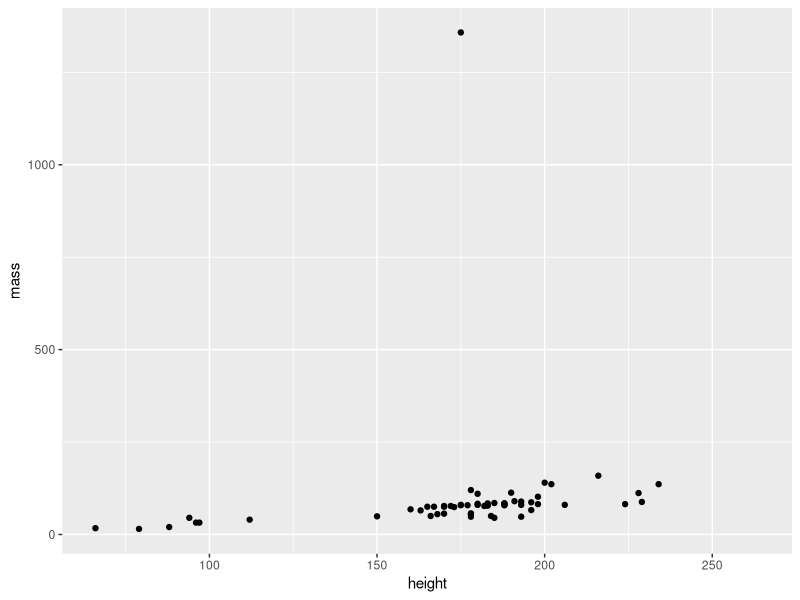
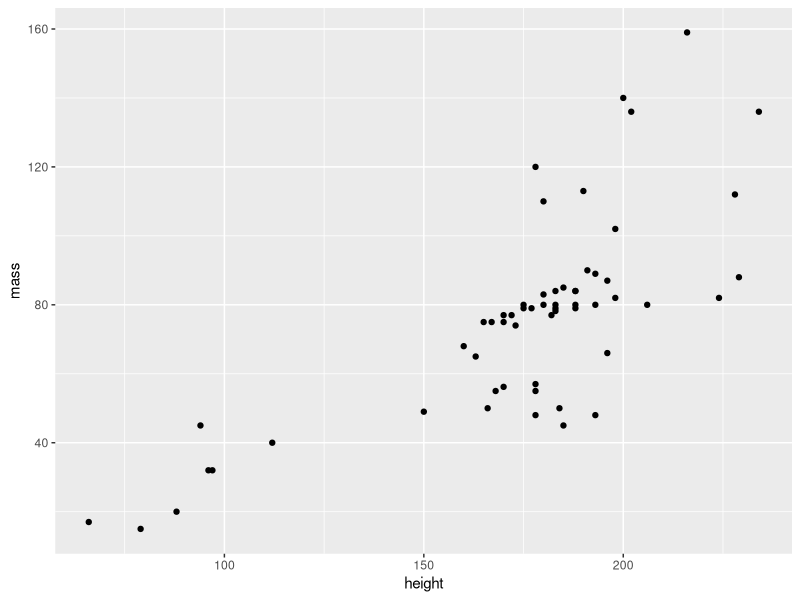
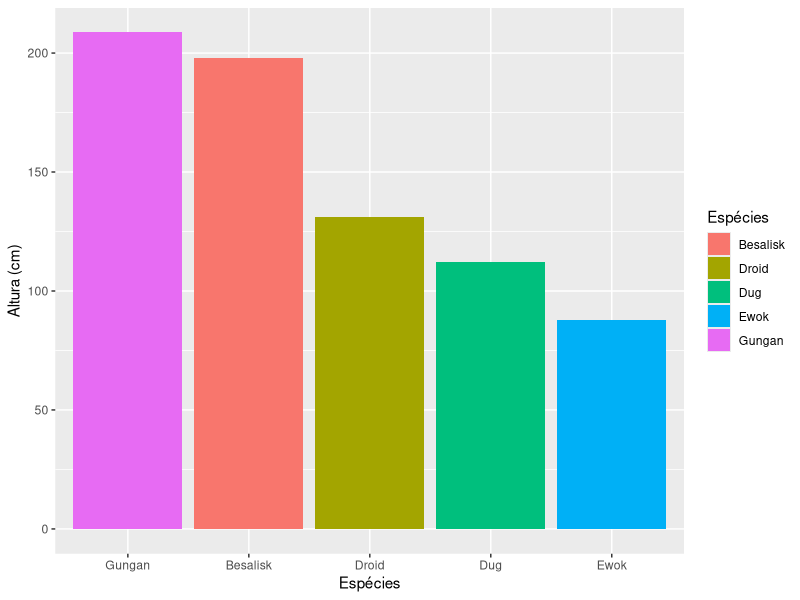
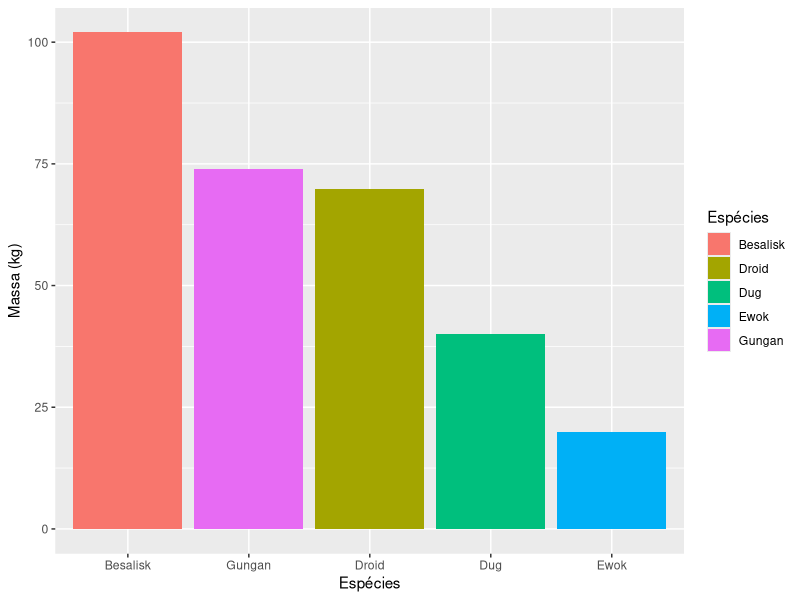
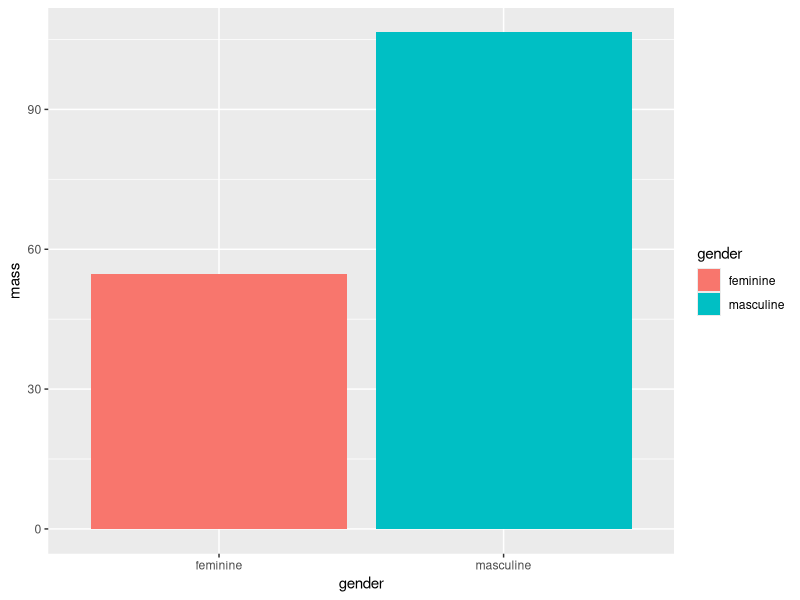
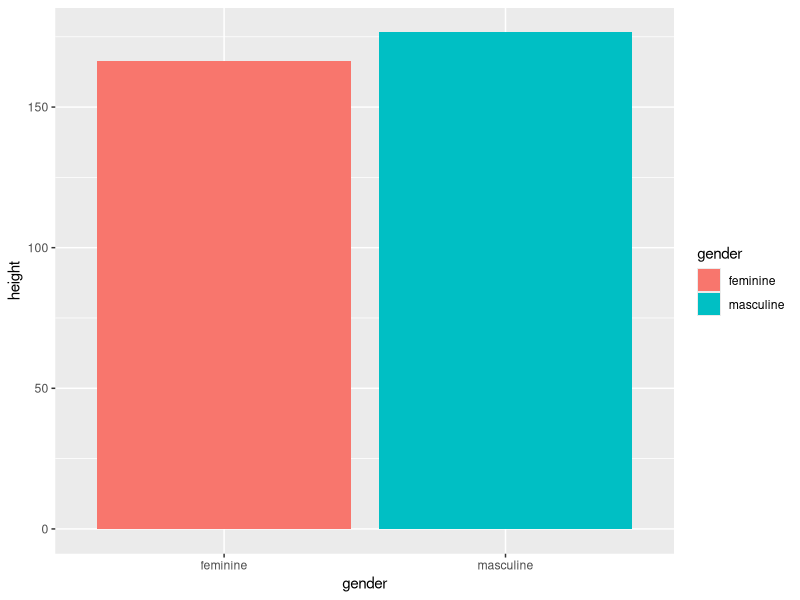
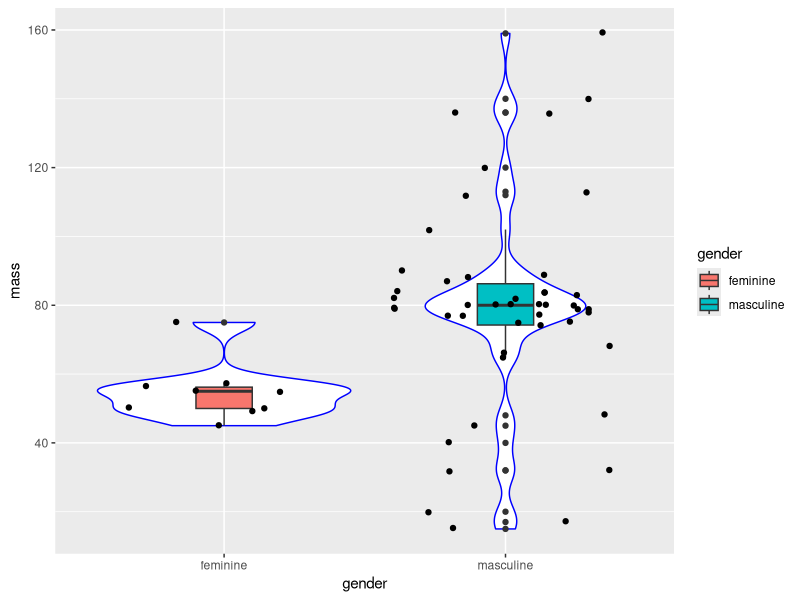
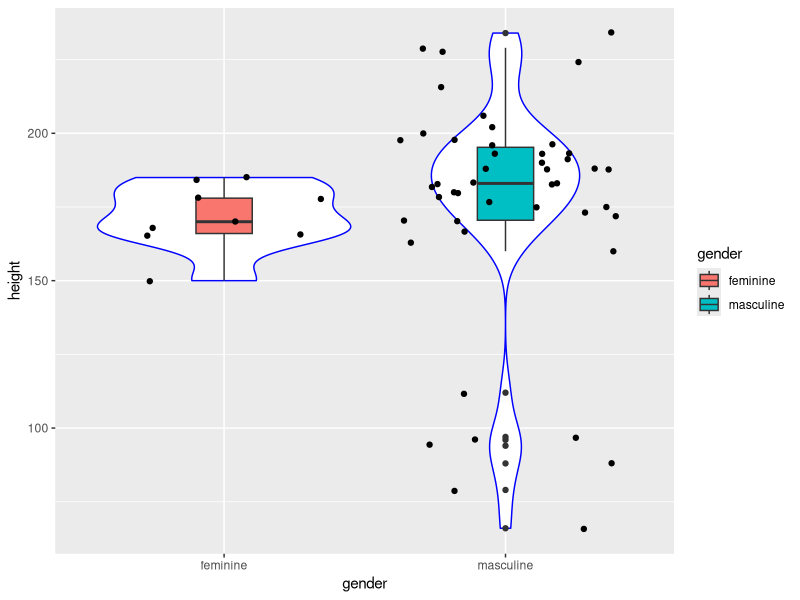

R code for these plots, in order:

# Pacotes tidyverse - Prática -----------------------------------------------------------------------------------------------------------------------------
# Autoria do script: Jeanne Franco ---------------------------------------------------------------------------------------------------------
# Data: 17/03/2022 -------------------------------------------------------------------------------------------------------------------------

# Carregar pacotes -------------------------------------------------------------------------------------------------------------------------

library(dplyr)
library(ggplot2)

# Carregar dados ---------------------------------------------------------------------------------------------------------------------------

dados <- starwars
View(dados)

# Manipulação de dados 1 -------------------------------------------------------------------------------------------------------------------

dados %>%
  select(mass, hair_color) %>%
  filter(hair_color == "brown")

dados %>%
  select(height, hair_color) %>%
  filter(hair_color == "brown")

dados_1 <- dados %>%
  select(height, mass) %>%
  summarise_at(c("height", "mass"), list(max, min), na.rm = TRUE) 
dados_1

dados_2 <- dados %>%
  select(height, mass) 
dados_2

# Gráfico 1 --------------------------------------------------------------------------------------------------------------------------------

ggplot(dados_2, aes(x = height, y = mass)) +
  geom_point()

# Manipulação de dados 2 -------------------------------------------------------------------------------------------------------------------

dados_2 <- dados %>%
  select(height, mass) %>%
  filter(mass != 1358) # Elimina o valor máximo (outlier que impede ver a tendência)
dados_2

# Gráfico 2 --------------------------------------------------------------------------------------------------------------------------------

ggplot(dados_2, aes(x = height, y = mass)) +
  geom_point()

# Manipulação de dados 3 -------------------------------------------------------------------------------------------------------------------

dados_3 <- dados %>%
  select(height, mass, species) %>%
  filter(species %in% c("Besalisk", "Dug", "Gungan", "Ewok", "Droid")) %>%
  group_by(species) %>%
  summarise_all(list(mean), na.rm = TRUE)
dados_3

# Gráficos 3 -------------------------------------------------------------------------------------------------------------------------------

plot_altura <- ggplot(dados_3, aes(x = species, y = height)) +
  geom_col(aes(fill = species)) +
  scale_x_discrete(limits = c("Gungan", "Besalisk", "Droid", "Dug", "Ewok")) +
  scale_fill_discrete(name = "Espécies") +
  labs(x = "Espécies", y = "Altura (cm)")
plot_altura

plot_massa <- ggplot(dados_3, aes(x = species, y = mass)) +
  geom_col(aes(fill = species)) +
  scale_x_discrete(limits = c("Besalisk", "Gungan", "Droid", "Dug", "Ewok")) +
  scale_fill_discrete(name = "Espécies") +
  labs(x = "Espécies", y = "Massa (kg)")
plot_massa

# Manipulação de dados 4 -------------------------------------------------------------------------------------------------------------------

dados_4 <- dados %>%
  select(gender, mass, height) %>%
  filter(gender %in% c("feminine", "masculine")) %>%
  group_by(gender) %>%
  summarise_all(list(mean), na.rm = TRUE)
dados_4  

# Gráficos 4 -------------------------------------------------------------------------------------------------------------------------------

massa_genero <- ggplot(dados_4, aes(x = gender, y = mass)) +
  geom_col(aes(fill = gender))
massa_genero

altura_genero <- ggplot(dados_4, aes(x = gender, y = height)) +
  geom_col(aes(fill = gender))
altura_genero

# Manipulação de dados 5 -------------------------------------------------------------------------------------------------------------------

dados_5 <- dados %>%
  select(gender, mass, height) %>%
  filter(gender %in% c("feminine", "masculine")) %>%
  filter(mass != 1358)
dados_5

# Gráficos 5 -------------------------------------------------------------------------------------------------------------------------------

massa_genero_box <- ggplot(dados_5, aes(x = gender, y = mass)) +
  geom_violin(col = "blue") +
  geom_boxplot(aes(fill = gender), width = 0.2) +
  geom_jitter()
massa_genero_box

altura_genero_box <- ggplot(dados_5, aes(x = gender, y = height)) +
  geom_violin(col = "blue") +
  geom_boxplot(aes(fill = gender), width = 0.2) +
  geom_jitter()
altura_genero_box

# Manipulação de dados 6 -------------------------------------------------------------------------------------------------------------------

dados_6 <- dados %>%
  select(species, birth_year) %>%
  filter(species %in% c("Human", "Droid", "Wookiee", "Ewok", "Cerean")) %>%
  group_by(species) %>%
  summarise(mean(birth_year, na.rm = TRUE))
dados_6
  
dados_6 <- dados %>%
  select(species, birth_year) %>%
  filter(species %in% c("Human", "Droid", "Wookiee", "Ewok", "Cerean")) %>%
  group_by(species) %>%
  summarise_all(list(mean), na.rm = TRUE)
dados_6

# Gráfico 6 -------------------------------------------------------------------------------------------------------------------------------

ggplot(dados_6, aes(x = species, y = birth_year)) +
  geom_col(aes(fill = species)) +
  scale_x_discrete(limits = c("Wookiee", "Cerean", "Human", "Droid", "Ewok"))

# Manipulação de dados 7 -------------------------------------------------------------------------------------------------------------------

dados_7 <- dados %>%
  select(height, mass, birth_year, skin_color) %>%
  filter(skin_color %in% c("green", "red", "blue", "brown", "dark")) %>%
  group_by(skin_color) %>%
  summarise_at(c("height", "mass", "birth_year"), list(mean), na.rm = TRUE)
dados_7

# Gráficos 7 -------------------------------------------------------------------------------------------------------------------------------

altura_pele <- ggplot(dados_7, aes(x = skin_color, y = height)) +
  geom_col(fill = "#cab2d6") +
  scale_x_discrete(limits = c("green", "brown", "red", "dark", "blue")) +
  theme_light()
altura_pele

massa_pele <- ggplot(dados_7, aes(x = skin_color, y = mass)) +
  geom_col(fill = "#cab2d6") +
  scale_x_discrete(limits = c("blue", "dark", "green", "red", "brown")) +
  theme_light()
massa_pele

idade_pele <- ggplot(dados_7, aes(x = skin_color, y = birth_year)) +
  geom_col(fill = "#cab2d6") +
  scale_x_discrete(limits = c("brown", "blue", "dark", "red", "green")) +
  theme_light()
idade_pele

# Manipulação de dados 8 -------------------------------------------------------------------------------------------------------------------

dados_8 <- dados %>%
  select(mass, sex) %>%
  filter(sex %in% c("male", "female", "hermaphroditic")) %>%
  group_by(sex) %>%
  summarise(media_massa = mean(mass, na.rm = TRUE))
dados_8

# Gráfico 8 --------------------------------------------------------------------------------------------------------------------------------

ggplot(dados_8, aes(x = sex, y = media_massa)) +
  geom_col(aes(fill = sex)) +
  scale_x_discrete(limits = c("female", "male", "hermaphroditic"))
